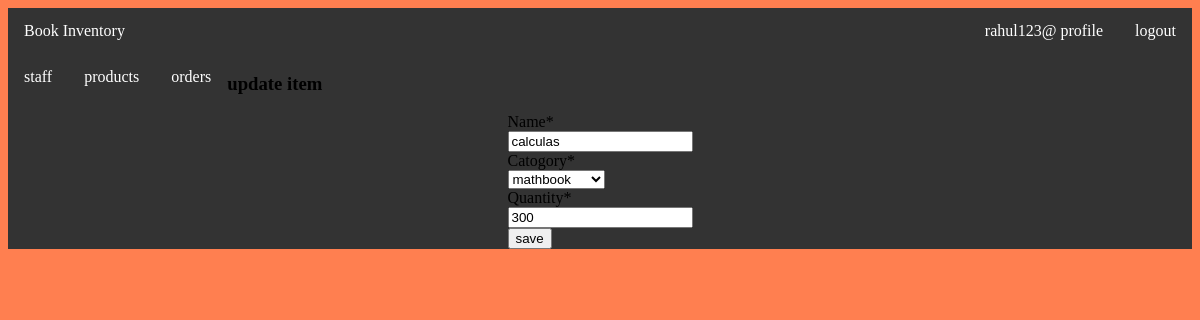
/updateproduct/9/ (signed in), run on the app's committed database.
### app1/models.py (models this page shows, shortened)
class Product(models.Model):
    CATOGORY = (("sciencebook", "sciencebook"), ("mathbook", "mathbook"), ("english", "english"))
    name = models.CharField(max_length=20,null=True)
    catogory = models.CharField(max_length=20, choices=CATOGORY,null= True)
    quantity = models.PositiveIntegerField(null=True)

### app1/views.py (the view)
# urls.py: path('updateproduct/<int:id>/', views.updateproduct, name="updateproduct_page"),
def updateproduct(request,id):
    item=Product.objects.get(id=id)
    if request.method=="POST":
        form=ProductForm(request.POST,instance=item)
        if form.is_valid():
            form.save()
            return redirect("product_page")
    else:
        form=ProductForm(instance=item)
    context={
        "form": form,
    }
    return render(request,"app1/updateproduct.html",context)

### app1/form.py
class ProductForm(forms.ModelForm):
    class Meta:
        model= Product
        fields= ['name','catogory','quantity']

### templates/app1/updateproduct.html (shortened to what this page needs)
{% extends "navebar/base.html" %}
{% load static %}
{% load crispy_forms_tags %}
    {% block content %}
<link rel="stylesheet" type="text/css" href="{% static 'css/ss.css' %}">
<h3>update item</h3>
   <div class="container" >
        <form method="POST">
      {{form|crispy}}
    <input type="submit" value="save">
    </form>
   </div>
                 {% endblock %}

### templates/navebar/nav.html (shortened to what this page needs)
<!DOCTYPE html>
<html>
<head>
</head>
<body>
<ul>
  <li><a class="active" href="{% url  "index_page" %}">Book Inventory</a></li>
  {%  if user.is_authenticated    %}
  <li style="float:right"><a href="{% url "user-logout"%}">logout</a></li>
  <li style="float:right"><a href="{% url "user-profile"%}">{{ user.get_username }} profile</a></li>
  {%  else  %}
  <li style="float:right"><a href="{% url "user-register" %}">signup</a></li>
  <li style="float:right" ><a href="{% url "user-login"%}">signin</a></li>
  {% endif   %}
</ul>
</body>
</html>

### static/css/ss.css (style rules this page uses)
ul { list-style-type: none; margin: 0; padding: 0; overflow: hidden; background-color: #333; }
li { float: left; }
li a { display: block; color: white; text-align: center; padding: 14px 16px; text-decoration: none; }
.container { display: flex; justify-content: center; }
body { background-color: coral; }

### templates/navebar/nav.html (style rules this page uses)
ul { list-style-type: none; margin: 0; padding: 0; overflow: hidden; background-color: #333; }
li { float: left; }
li a { display: block; color: white; text-align: center; padding: 14px 16px; text-decoration: none; }

### data on the page
Product: name "calculas", catogory "mathbook", quantity "300"

### other printed values
{{ user.get_username }} "rahul123@"
